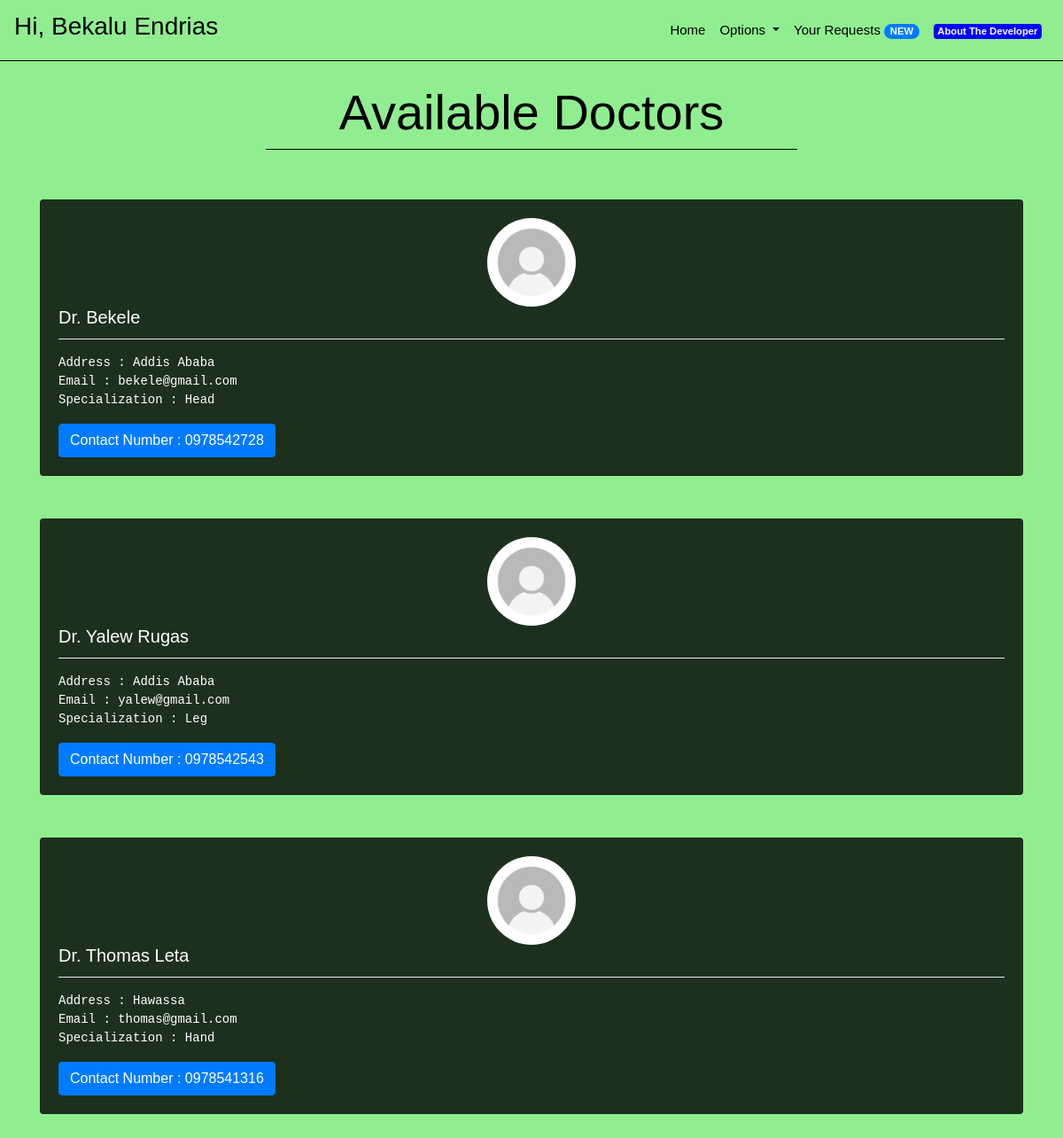
/doctors (signed in), run on the app's committed database.
### core/models.py (models this page shows, shortened)
class Doctor(models.Model):
    name = models.CharField(max_length = 30)
    address = models.CharField(max_length = 100)
    contactNumber = models.CharField(unique = True, max_length = 10)
    email = models.EmailField(unique = True, max_length = 255)
    specialization = models.CharField(max_length = 100)
    passwordHash = models.CharField(max_length = 64)
    emailHash = models.CharField(max_length = 64)
    image = models.ImageField(upload_to='profile_images/', default='profile_images/default.jpg')

### core/views.py (the view)
# urls.py: path('doctors', views.doctors, name = "doctors"),
def doctors(request):
    context = {
        "doctors" : Doctor.objects.all(),
        "message":"Please Login First."
    }
    if request.session.get('isLoggedIn', False):
        response = render(request,"core/doctors.html",context)
        return responseHeadersModifier(response)
    else:
        response = render(request, "core/doctors.html", context)
        return responseHeadersModifier(response)

### core/views.py (called while the page is built)
def responseHeadersModifier(response):
    response["Cache-Control"] = "no-cache, no-store, must-revalidate"
    response["Pragma"] = "no-cache"
    response["Expires"] = "0"
    return response

### core/templates/core/doctors.html (shortened to what this page needs)
{% extends "core/base.html" %}
{% block bodytag %}
{% load static %}
<body background="{% static 'core/images/back.png' %}" style="background-size: auto auto;">
    {% endblock %}
    {% block body %}
    <br>
    <h1 style="text-align:center;color:black;" class="display-4">
        Available Doctors
    </h1>
    <li class="dropdown-divider" style="margin-left:25%;margin-right:25%;border-color:black"></li>
    <br>
    <br>
    {% if request.session.isLoggedIn %}
    {% for doctor in doctors %}
    <div class="row container" style="margin: 0 auto;">
        <div class="col-sm-12">
            <div class="card" style="background:rgba(0,0,0,0.8);color:white;">
                <div class="card-body">
                    <img class="doctor-image" src="{{ doctor.image.url }}" alt="Doctor Image">
                    <h5 class="card-title">Dr. {{ doctor.name }}</h5>
                    <li class="dropdown-divider"></li>
                    <p class="card-text">
                    <pre
                        style="color:white">Address : {{ doctor.address }}<br>Email : {{ doctor.email }}<br>Specialization : {{ doctor.specialization }}</pre>
                    </p>
                    <a href="#" class="btn btn-primary">Contact Number : {{ doctor.contactNumber }}</a>
                </div>
            </div>
        </div>
    </div>
    <br>
    <br>
    {% empty %}
    <h1 style="text-align:center;color:white">
        Sorry! No doctors available right now. Please try again later!
    </h1>
    {% endfor %}
    {% else %}
    {% if message %}
    <div style="text-align:center;margin:0 auto;" class="alert alert-warning" role="alert">
        {{ message }}
    </div>
    {% endif %}
    {% endif %}
    {% endblock %}

### core/static/core/css/style.css (style rules this page uses)
body { font-family: 'Nunito', sans-serif; color: #000000; background-color: #fefefe; overflow-x: hidden; }
@media (min-width: 1200px) { .container { max-width: 1170px; } }
.patient-image, .doctor-image { width: 100px; height: 100px; border-radius: 50%; object-fit: cover; display: block; margin: 0 auto; }

### core/static/core/css/aboutstyle.css (style rules this page uses)
* { margin: 0; padding: 0; border: 0; outline: none; }
p { font-size: 15px; line-height: 1.6; font-weight: 500; }
a { font-family: 'Quicksand', sans-serif; font-size: 15px; color: #555555; }
img { max-width: 100%; height: auto; }

### data on the page
Doctor: image (placeholder picture), name "Bekele", address "Addis Ababa", email "bekele@gmail.com", specialization "Head", contactNumber "0978542728"
Doctor: image (placeholder picture), name "Yalew Rugas", address "Addis Ababa", email "yalew@gmail.com", specialization "Leg", contactNumber "0978542543"
Doctor: image (placeholder picture), name "Thomas Leta", address "Hawassa", email "thomas@gmail.com", specialization "Hand", contactNumber "0978541316"

### other printed values
{{ request.session.Name }} "Bekalu Endrias"
